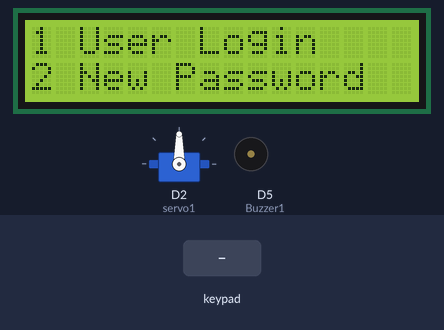
Bench run of a sketch on a simulated STM32 Nucleo. On the bench: servo, 16×2 character LCD, buzzer (waves = sounding, pin HIGH). The inputs (shaded band) are chosen by the test bench. What the sketch prints to the serial monitor is not drawn.

Above: at 1.2 s.
1.3 s: keypad keys 1 2 3 4 pressed 0.4 s apart
At 2.9 s:
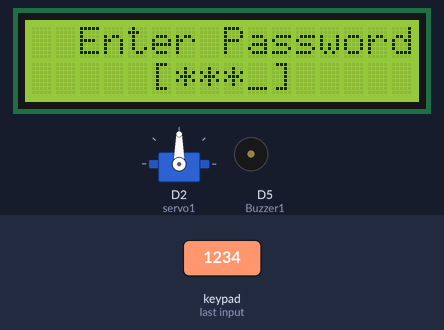
4.4 s: key '1' pressed
At 5.0 s:
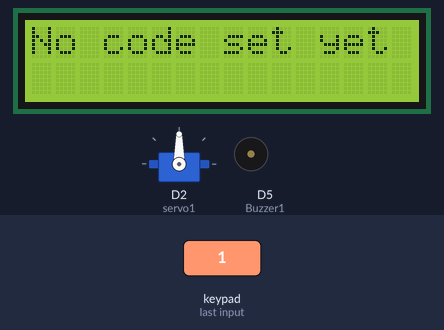
7.4 s: key '2' pressed
At 8.7 s:
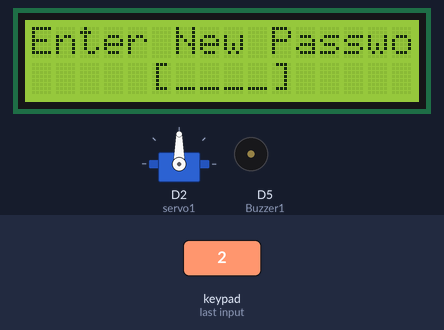
9.0 s: keypad keys 1 2 3 4 # pressed 0.4 s apart
At 11.2 s:
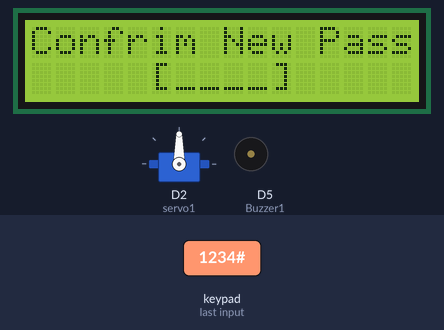
12.5 s: keypad keys 1 2 3 4 * pressed 0.4 s apart
At 14.5 s:
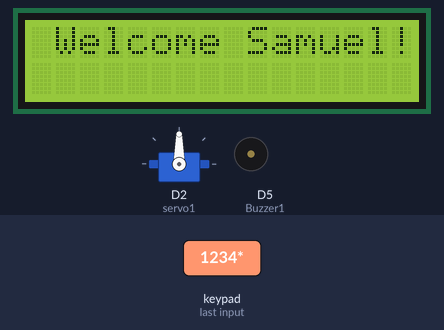
Timing chart, 0 to 16.0 s (numbered marks = the images above; inputs shaded):
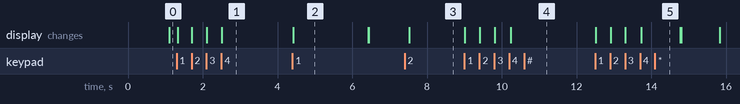

Measured:
- after the input at 1.3 s, the display: first changes at once (image 1 shows a later state)
- after the input at 4.4 s, the display: changes at once (image 2)
- after the input at 7.4 s, the display: changes after 0.12 s (image 3)
- after the input at 9.0 s, the display: first changes at once (image 4 shows a later state)
- after the input at 12.5 s, the display: first changes at once (image 5 shows a later state)
- what the display in image 2 shows lasts 2.0 s, from 4.4 s to 6.4 s

The sketch:

sketch.ino
```cpp
#include "KeypadReader.h"
#include "LCD.h"
#include "Servomotor.h"
#include "Buzzer.h"

KeypadReader key;
Buzzer Buzz(PB4);
LCD display( 0x27, 16, 2, 14, 15);
Servomotor servo(2);

String systemCode="";

void Logon(){
  display.showStartupMessage();
  char option= key.getKey();
  while (option == 0) {
    option = key.getKey();
  }
  switch(option){
    case '1':{
      display.showPrompt();
      String entered= inputCode();
      if (systemCode == "") {
        display.clear();
        display.print("No code set yet");
          delay(2000);
          display.clear();
          break;
        }
      if (entered == systemCode) {
        display.clear();
        display.showGranted();
        servo.Unlock();
        Buzz.correct();
        delay(3000);
        display.clear();
        servo.Lock();
      }
      else {
          display.clear();
          display.showDenied();
          Buzz.wrong();
          delay(2000);
          display.clear();
        }
        break;
    }
    case '2':
      SetNewCode();
      break;
    default:
      break;
  }
}

//Function to Input Code on Second Row
String inputCode(){
  display.setCursor(5, 1);
  display.print("[____]");
  display.setCursor(6, 1);
  String password = "";
  while (password.length() < 4) {
    char passkey = key.getKey();
    if (passkey >= '0' && passkey <= '9') {
      display.print('*');
      password += passkey;
    }
  }
  return password;
}

//Function for Setting New Code
bool SetNewCode(){
  display.clear();
  display.setCursor(0, 0);
  display.print("Enter New Password:");
  display.setCursor(6, 1);
  String NewCode= inputCode();
  while(true){
    display.clear();
    display.setCursor(0, 0);
    display.print("Confrim New Password:");
    display.setCursor(6, 1);
    String ConfirmCode= inputCode();
    if (NewCode==ConfirmCode){
      systemCode = NewCode;
      display.clear();
      return true;
    }
    else{
      display.clear();
      display.setCursor(3, 0);
      display.print("Try Again");
      display.setCursor(1, 1);
      display.print("Code No Match");
      delay(1000);
    }
  }
}

void setup() {
  // put your setup code here, to run once:
  Serial.println("Hello, STM32!");
  servo.begin();
  display.begin();
  Serial.begin(115200);
}

void loop() {
  // put your main code here, to run repeatedly:
  Logon();
  delay(10);
}
```

Buzzer.cpp
```cpp
#include "Buzzer.h"

Buzzer::Buzzer(int pin){
  this->Buzzer1 = PB4;
  pinMode(Buzzer1, OUTPUT);
}

void Buzzer::correct(){
  tone(Buzzer1, 150, 250);
}

void Buzzer::wrong(){
  tone(Buzzer1, 263, 250);
}
```

Buzzer.h
```cpp
#ifndef BUZZER_H
#define BUZZER_H
#include <Arduino.h>

class Buzzer{
private:
  int Buzzer1;
public:
  Buzzer(int pin);
  void correct();
  void wrong();
};
#endif
```

Servomotor.cpp
```cpp
#include "Servomotor.h"

Servomotor::Servomotor(int pin) {
  this->servo1 = 2;
}

void Servomotor::begin() {
  servoMotor.attach(servo1);
  servoMotor.write(90);   // Servomotored position
}

void Servomotor::Unlock() {
  servoMotor.write(0);  // unServomotored position
}

void Servomotor::Lock() {
  servoMotor.write(90);   // back to Servomotored position
}
```

Servomotor.h
```cpp
#ifndef SERVO_MOTOR_H
#define SERVO_MOTOR_H
#include <Arduino.h>
#include <Servo.h>

class Servomotor{
private:
  int servo1;
  Servo servoMotor;
public:
  Servomotor(int pin);
  void begin();
  void Unlock();
  void Lock();
};
#endif
```

KeypadReader.cpp
```cpp
#include "KeypadReader.h"

KeypadReader::KeypadReader():keypad(makeKeymap(keys), rowPins, colPins, KEYPAD_ROWS, KEYPAD_COLS){}

char KeypadReader::getKey(){
  char k= keypad.getKey();
  if (k == 'NO_KEY'){
    return 0;
  }
  return k;
}
```

KeypadReader.h
```cpp
#ifndef KEYPAD_READER_H
#define KEYPAD_READER_H

#define KEYPAD_ROWS 4
#define KEYPAD_COLS 3

#include <Arduino.h>
#include <Keypad.h>

class KeypadReader{
  private:
    byte rowPins[KEYPAD_ROWS] = {PC7, PA7, PA6, PA5};
    byte colPins[KEYPAD_COLS] = {A0, A1, A2};
    char keys[KEYPAD_ROWS][KEYPAD_COLS] = {
      {'1', '2', '3'},
      {'4', '5', '6'},
      {'7', '8', '9'},
      {'*', '0', '#'}
    };
    Keypad keypad;
  public:
    KeypadReader();
    char getKey();
};
#endif
```

LCD.cpp
```cpp
#include "LCD.h"

LCD::LCD(uint8_t address, uint8_t columns, uint8_t rows, int sdaPin, int sclPin)
  : lcd(0x27, 16, 2) {
  this->sdaPin = 14;
  this->sclPin = 15;
}

void LCD::begin(){
  Wire.setSDA(sdaPin);
  Wire.setSCL(sclPin);
  Wire.begin();

  lcd.init();
  lcd.backlight();
  //showStartupMessage();
  //showPrompt();
}

void LCD::showStartupMessage(){
  lcd.setCursor(1, 0);
  lcd.print("Welcome Samuel!");
  delay(1000);
  lcd.clear();
  lcd.setCursor(0, 0);
  lcd.print("1 User Login");
  lcd.setCursor(0, 1);
  lcd.print("2 New Password");
}

void LCD::showPrompt(){
  lcd.clear();
  lcd.setCursor(2, 0);
  lcd.print("Enter Password:");
}

void LCD::showGranted() {
  lcd.clear();
  lcd.setCursor(0, 0);
  lcd.print("Access Granted");
}

void LCD::showDenied(){
  lcd.clear();
  lcd.setCursor(0, 0);
  lcd.print("Access Denied");
}

void LCD::clear(){
  lcd.clear();
  }

void LCD::setCursor(uint8_t col, uint8_t row){
   lcd.setCursor(col, row);
   }

void LCD::print(const String &s){
   lcd.print(s);
   }

void LCD::print(char c){
   lcd.print(c);
   }
```

LCD.h
```cpp
#ifndef LCD_H
#define LCD_H
#define I2C_ADDR 0x27
#define LCD_COLUMNS 16
#define LCD_LINES   2

#include <Arduino.h>
#include <LiquidCrystal_I2C.h>
#include <Wire.h>

class LCD{
  private:
    LiquidCrystal_I2C lcd;
    int sdaPin;
    int sclPin;
  public:
    LCD(uint8_t address, uint8_t columns, uint8_t rows, int sdaPin, int sclPin);
    void begin();
    void showPrompt();
    void showGranted();
    void showStartupMessage();
    void showDenied();
    void setCursor(uint8_t col, uint8_t row);
    void print(const String &s);
    void print(char c);
    void clear();
};

#endif
```
